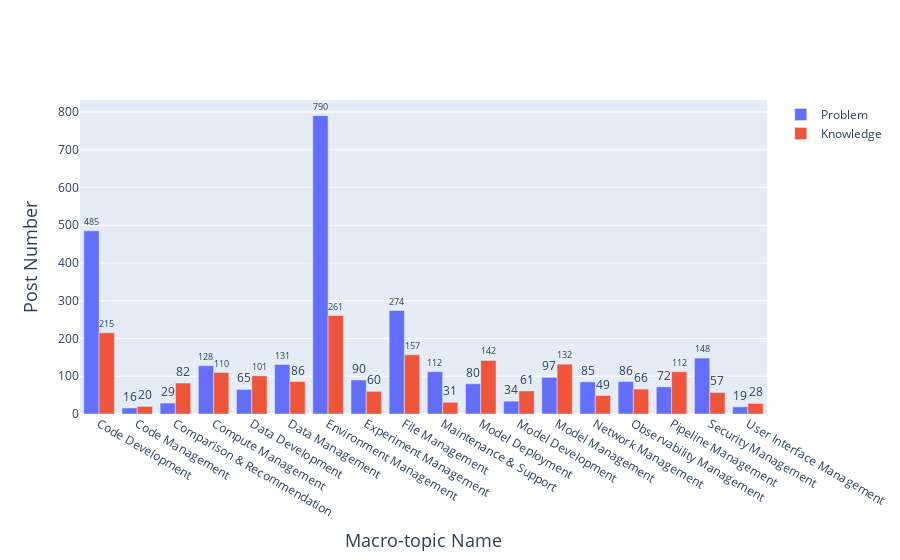

The notebook cell saved with this chart:
### Code cell
df = pd.read_json(os.path.join(path_rq4, 'macro-topics.json'))

categories = []
frequency_p = []
frequency_k = [] 

for index, group in df.groupby('Resolution_summary_topic_macro'):
    categories.append(macro_topic_indexing[index])
    frequency_p.append(len(group[group['Challenge_type'] == 'problem']))
    frequency_k.append(len(group[group['Challenge_type'] == 'knowledge']))
    
# Create a stacked bar chart
fig = go.Figure(data=[
    go.Bar(name='Problem', x=categories, y=frequency_p, text=frequency_p, textposition='outside'),
    go.Bar(name='Knowledge', x=categories, y=frequency_k, text=frequency_k, textposition='outside')
])

# Change the bar mode
fig.update_layout(
    barmode='group',
    xaxis_title="Macro-topic Name",
    yaxis_title="Post Number",
    xaxis=dict(title_font=dict(size=18)), 
    yaxis=dict(title_font=dict(size=18)),
)
fig.show()
pio.full_figure_for_development(fig, warn=False)
fig.write_image(os.path.join(path_rq4, 'Macro-topics frequency histogram.pdf'), engine="kaleido")

### Figure 1 — Plotly figure (JSON) as saved in the notebook; plotly's stock layout.template omitted (floating-point values rounded to 4 significant figures)
{"data": [{"name": "Problem", "text": ["485", "16", "29", "128", "65", "131", "790", "90", "274", "112", "80", "34", "97", "85", "86", "72", "148", "19"], "textposition": "outside", "type": "bar", "x": ["Code Development", "Code Management", "Comparison & Recommendation", "Compute Management", "Data Development", "Data Management", "Environment Management", "Experiment Management", "File Management", "Maintenance & Support", "Model Deployment", "Model Development", "Model Management", "Network Management", "Observability Management", "Pipeline Management", "Security Management", "User Interface Management"], "y": [485, 16, 29, 128, 65, 131, 790, 90, 274, 112, 80, 34, 97, 85, 86, 72, 148, 19]}, {"name": "Knowledge", "text": ["215", "20", "82", "110", "101", "86", "261", "60", "157", "31", "142", "61", "132", "49", "66", "112", "57", "28"], "textposition": "outside", "type": "bar", "x": ["Code Development", "Code Management", "Comparison & Recommendation", "Compute Management", "Data Development", "Data Management", "Environment Management", "Experiment Management", "File Management", "Maintenance & Support", "Model Deployment", "Model Development", "Model Management", "Network Management", "Observability Management", "Pipeline Management", "Security Management", "User Interface Management"], "y": [215, 20, 82, 110, 101, 86, 261, 60, 157, 31, 142, 61, 132, 49, 66, 112, 57, 28]}], "layout": {"barmode": "group", "xaxis": {"title": {"font": {"size": 18}, "text": "Macro-topic Name"}}, "yaxis": {"title": {"font": {"size": 18}, "text": "Post Number"}}}}
